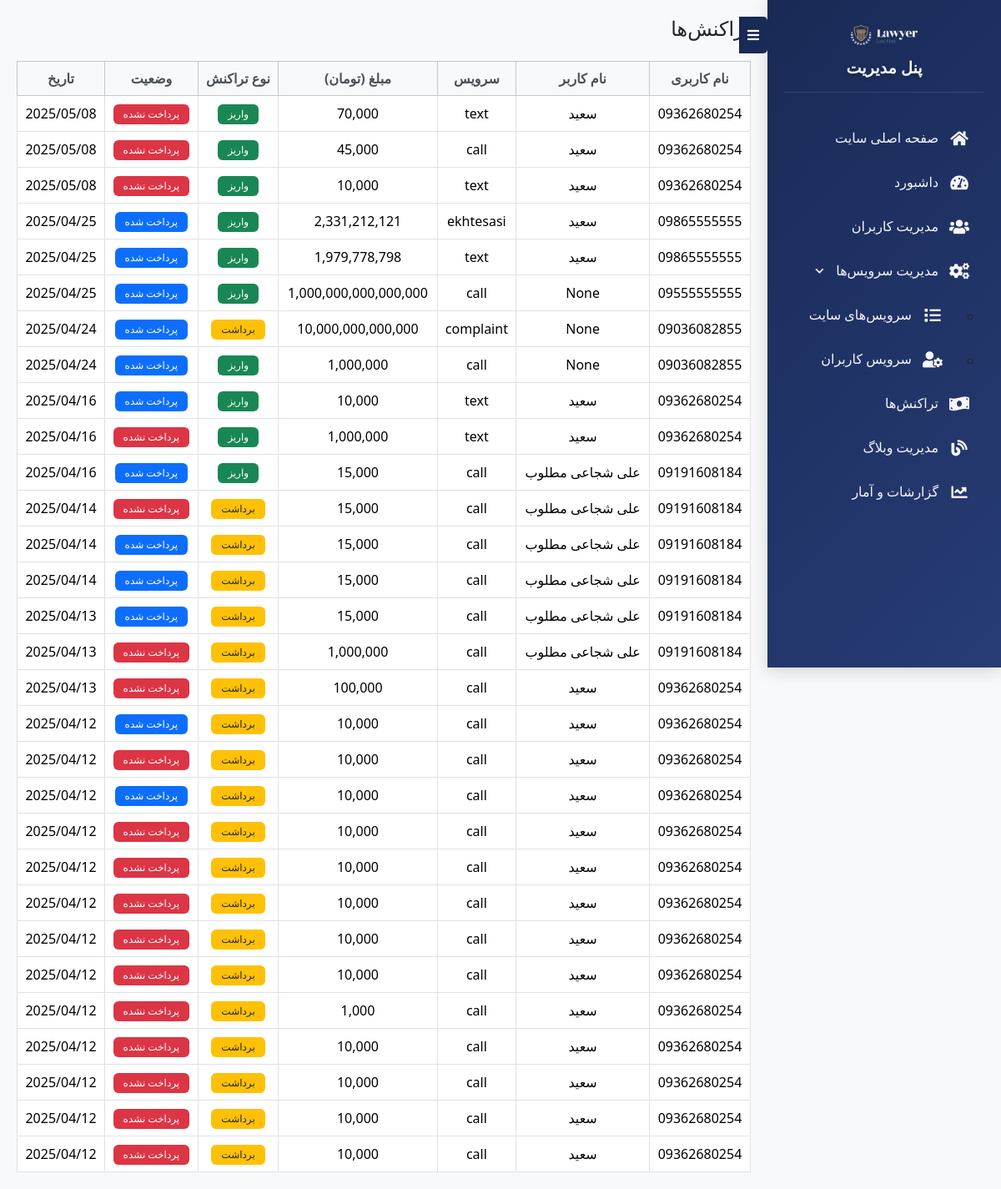
The page /adminpanel/admin-user-payments/ (signed in) on the database its author committed.
### payment/models.py (models this page shows)
class Payment(models.Model):
    user = models.ForeignKey(Client, on_delete=models.CASCADE)
    service_request = models.ForeignKey(UserServiceRequest, on_delete=models.CASCADE)
    amount = models.BigIntegerField()  # Changed from DecimalField to BigIntegerField
    transaction_type = models.CharField(max_length=10, choices=[('deposit', 'Deposit'), ('withdraw', 'Withdraw')])
    created_at = models.DateTimeField(auto_now_add=True)
    authority = models.CharField(max_length=255, blank=True, null=True)
    is_paid = models.BooleanField(default=False)

### users/models.py (models this page shows)
class Client(AbstractUser):
    name = models.CharField(max_length=120, null=True, blank=True)
    username = models.CharField(max_length=11, unique=True)
    is_questioned = models.BooleanField(default=False)
    otp = models.IntegerField(null=True, blank=True)
    timestamp = models.DateTimeField(default=now)
    USERNAME_FIELD = 'username'
    REQUIRED_FIELDS = []

### service/models.py (models this page shows)
class UserServiceRequest(models.Model):
    user = models.ForeignKey(Client, on_delete=models.CASCADE)
    service = models.ForeignKey(Service, on_delete=models.CASCADE)
    start_date = models.DateTimeField()
    end_date = models.DateTimeField()
    title = models.CharField(max_length=500,null=True,blank=True)
    description = models.TextField(null=True, blank=True)
    is_active = models.BooleanField(default=True)
    is_accepted = models.BooleanField(default=False)
    is_paid = models.BooleanField(default=False)
    created_at = models.DateTimeField(default=timezone.now)
    attachment = models.FileField(upload_to='service_attachments/', null=True, blank=True,
                                validators=[FileExtensionValidator(allowed_extensions=['jpg', 'jpeg', 'png', 'pdf', 'doc', 'docx','zip'])])  # حداکثر حجم 50 مگابایت

class Service(models.Model):
    SERVICE_CHOICES = [
        ('call', 'تماس تلفنی'),
        ('text', 'پیام متنی'),
        ('complaint', 'تنظیم شکایت'),
        ('ekhtesasi', 'اختصاصی'),
    ]
    name = models.CharField(max_length=20, choices=SERVICE_CHOICES)
    price = models.IntegerField()

### users/admin/admin_panel.py (the view)
# urls.py: path('admin-user-payments/', admin_user_payments, name='admin_user_payments'),
@login_required
@user_passes_test(is_admin)
def admin_user_payments(request):
    payments = Payment.objects.all().order_by('-created_at')
    context = {
        'payments': payments,
    }
    return render(request, 'users/admin_user_payments.html', context)

### users/admin/admin_panel.py (called while the page is built)
def is_admin(user):
    return user.is_superuser or user.is_staff

### users/templates/users/admin_user_payments.html (shortened to what this page needs)
{% load humanize %}
<!DOCTYPE html>
<html lang="fa" dir="rtl">
<head>
    <link href="https://cdn.jsdelivr.net/npm/bootstrap@5.3.3/dist/css/bootstrap.rtl.min.css" rel="stylesheet">
    <link rel="stylesheet" href="https://cdnjs.cloudflare.com/ajax/libs/font-awesome/5.15.4/css/all.min.css">
</head>
<body class="bg-light">
    <div class="admin-panel">
        {% include 'users/admin_sidebar.html' %}
        <div class="content-area main-content">
            <h4 class="mb-4">تراکنش‌ها</h4>
            <div class="table-responsive">
                <table class="table table-bordered align-middle text-center">
                    <thead class="table-light">
                        <tr>
                            <th>نام کاربری</th>
                            <th>نام کاربر</th>
                            <th>سرویس</th>
                            <th>مبلغ (تومان)</th>
                            <th>نوع تراکنش</th>
                            <th>وضعیت</th>
                            <th>تاریخ</th>
                        </tr>
                    </thead>
                    <tbody>
                        {% for payment in payments %}
                        <tr>
                            <td>{{ payment.user.username }}</td>
                            <td>{{ payment.user.name }}</td>
                            <td>{{ payment.service_request.service.name }}</td>
                            <td>{{ payment.amount|intcomma }}</td>
                            <td>
                                {% if payment.transaction_type == 'deposit' %}
                                <span class="badge bg-success">واریز</span>
                                {% else %}
                                <span class="badge bg-warning text-dark">برداشت</span>
                                {% endif %}
                            </td>
                            <td>
                                {% if payment.is_paid %}
                                <span class="badge bg-primary">پرداخت شده</span>
                                {% else %}
                                <span class="badge bg-danger">پرداخت نشده</span>
                                {% endif %}
                            </td>
                            <td>{{ payment.created_at|date:"Y/m/d" }}</td>
                        </tr>
                        {% empty %}
                        <tr>
                            <td colspan="6">تراکنشی ثبت نشده است.</td>
                        </tr>
                        {% endfor %}
                    </tbody>
                </table>
            </div>
        </div>
    </div>
</body>
</html>

### users/templates/users/admin_user_payments.html (style rules this page uses)
body { background-color: #f8f9fa; min-height: 100vh; margin: 0; padding: 0; }
.main-content { margin-right: 280px; padding: 2rem; min-height: 100vh; transition: margin-right 0.3s ease; }
.admin-panel { display: flex; }
.content-area { flex: 1; padding: 20px; }
.table-responsive { overflow-x: auto; }
.table { margin-bottom: 0; }
.table th { border-top: none; font-weight: 600; color: #495057; }
.badge { padding: 6px 12px; font-weight: 500; }

### users/templates/users/admin_sidebar.html (style rules this page uses)
:root { --sidebar-width: 280px; --sidebar-collapsed-width: 70px; }
.main-content { margin-right: var(--sidebar-width); padding: 20px; transition: margin-right 0.3s ease; }

### rows shown on the page
Payment: user.username "09362680254", user.name "سعید", service_request.service.name "text", amount "70,000", transaction_type "واریز", is_paid "پرداخت نشده", created_at "2025/05/08"
Payment: user.username "09362680254", user.name "سعید", service_request.service.name "call", amount "45,000", transaction_type "واریز", is_paid "پرداخت نشده", created_at "2025/05/08"
Payment: user.username "09362680254", user.name "سعید", service_request.service.name "text", amount "10,000", transaction_type "واریز", is_paid "پرداخت نشده", created_at "2025/05/08"
Payment: user.username "09865555555", user.name "سعید", service_request.service.name "ekhtesasi", amount "2,331,212,121", transaction_type "واریز", is_paid "پرداخت شده", created_at "2025/04/25"
Payment: user.username "09865555555", user.name "سعید", service_request.service.name "text", amount "1,979,778,798", transaction_type "واریز", is_paid "پرداخت شده", created_at "2025/04/25"
Payment: user.username "09555555555", user.name "None", service_request.service.name "call", amount "1,000,000,000,000,000", transaction_type "واریز", is_paid "پرداخت شده", created_at "2025/04/25"
Payment: user.username "09036082855", user.name "None", service_request.service.name "complaint", amount "10,000,000,000,000", transaction_type "برداشت", is_paid "پرداخت شده", created_at "2025/04/24"
Payment: user.username "09036082855", user.name "None", service_request.service.name "call", amount "1,000,000", transaction_type "واریز", is_paid "پرداخت شده", created_at "2025/04/24"
Payment: user.username "09362680254", user.name "سعید", service_request.service.name "text", amount "10,000", transaction_type "واریز", is_paid "پرداخت شده", created_at "2025/04/16"
Payment: user.username "09362680254", user.name "سعید", service_request.service.name "text", amount "1,000,000", transaction_type "واریز", is_paid "پرداخت نشده", created_at "2025/04/16"
Payment: user.username "09191608184", user.name "علی شجاعی مطلوب", service_request.service.name "call", amount "15,000", transaction_type "واریز", is_paid "پرداخت شده", created_at "2025/04/16"
Payment: user.username "09191608184", user.name "علی شجاعی مطلوب", service_request.service.name "call", amount "15,000", transaction_type "برداشت", is_paid "پرداخت نشده", created_at "2025/04/14"
Payment: user.username "09191608184", user.name "علی شجاعی مطلوب", service_request.service.name "call", amount "15,000", transaction_type "برداشت", is_paid "پرداخت شده", created_at "2025/04/14"
Payment: user.username "09191608184", user.name "علی شجاعی مطلوب", service_request.service.name "call", amount "15,000", transaction_type "برداشت", is_paid "پرداخت شده", created_at "2025/04/14"
Payment: user.username "09191608184", user.name "علی شجاعی مطلوب", service_request.service.name "call", amount "15,000", transaction_type "برداشت", is_paid "پرداخت شده", created_at "2025/04/13"
Payment: user.username "09191608184", user.name "علی شجاعی مطلوب", service_request.service.name "call", amount "1,000,000", transaction_type "برداشت", is_paid "پرداخت نشده", created_at "2025/04/13"
Payment: user.username "09362680254", user.name "سعید", service_request.service.name "call", amount "100,000", transaction_type "برداشت", is_paid "پرداخت نشده", created_at "2025/04/13"
Payment: user.username "09362680254", user.name "سعید", service_request.service.name "call", amount "10,000", transaction_type "برداشت", is_paid "پرداخت شده", created_at "2025/04/12"
Payment: user.username "09362680254", user.name "سعید", service_request.service.name "call", amount "10,000", transaction_type "برداشت", is_paid "پرداخت نشده", created_at "2025/04/12"
Payment: user.username "09362680254", user.name "سعید", service_request.service.name "call", amount "10,000", transaction_type "برداشت", is_paid "پرداخت شده", created_at "2025/04/12"
Payment: user.username "09362680254", user.name "سعید", service_request.service.name "call", amount "10,000", transaction_type "برداشت", is_paid "پرداخت نشده", created_at "2025/04/12"
Payment: user.username "09362680254", user.name "سعید", service_request.service.name "call", amount "10,000", transaction_type "برداشت", is_paid "پرداخت نشده", created_at "2025/04/12"
Payment: user.username "09362680254", user.name "سعید", service_request.service.name "call", amount "10,000", transaction_type "برداشت", is_paid "پرداخت نشده", created_at "2025/04/12"
Payment: user.username "09362680254", user.name "سعید", service_request.service.name "call", amount "10,000", transaction_type "برداشت", is_paid "پرداخت نشده", created_at "2025/04/12"
Payment: user.username "09362680254", user.name "سعید", service_request.service.name "call", amount "10,000", transaction_type "برداشت", is_paid "پرداخت نشده", created_at "2025/04/12"
Payment: user.username "09362680254", user.name "سعید", service_request.service.name "call", amount "1,000", transaction_type "برداشت", is_paid "پرداخت نشده", created_at "2025/04/12"
Payment: user.username "09362680254", user.name "سعید", service_request.service.name "call", amount "10,000", transaction_type "برداشت", is_paid "پرداخت نشده", created_at "2025/04/12"
Payment: user.username "09362680254", user.name "سعید", service_request.service.name "call", amount "10,000", transaction_type "برداشت", is_paid "پرداخت نشده", created_at "2025/04/12"
Payment: user.username "09362680254", user.name "سعید", service_request.service.name "call", amount "10,000", transaction_type "برداشت", is_paid "پرداخت نشده", created_at "2025/04/12"
Payment: user.username "09362680254", user.name "سعید", service_request.service.name "call", amount "10,000", transaction_type "برداشت", is_paid "پرداخت نشده", created_at "2025/04/12"
